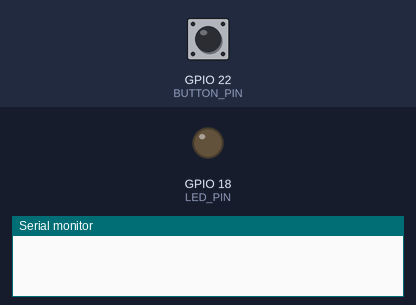
The sketch below on a simulated ESP32. Shown: output pins drawn as LEDs (lit = HIGH), the last lines printed to the serial monitor. Inputs (shaded band) come from the test bench; at power-on: GPIO 22 (BUTTON_PIN) HIGH.

Above: at 1.2 s.
1.3 s: GPIO 22 (BUTTON_PIN) pulled LOW for 0.15 s
At 1.37 s:
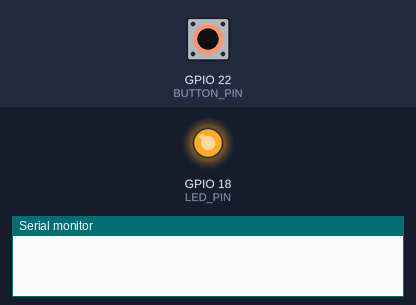
2.9 s: GPIO 22 (BUTTON_PIN) pulled LOW for 1 s
At 4.5 s:
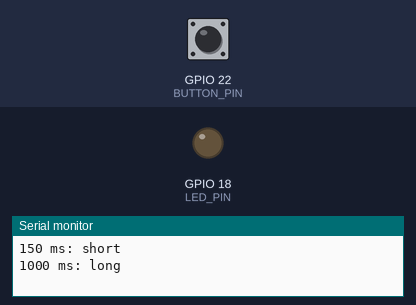
5.4 s: GPIO 22 (BUTTON_PIN) pulled LOW for 3.2 s
At 6.8 s:
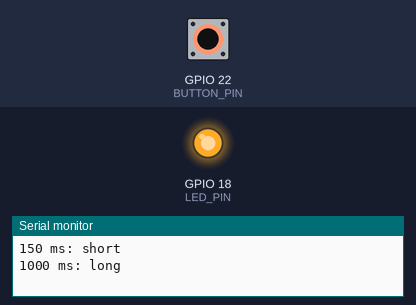
Timing chart, 0 to 10.1 s (numbered marks = the images above; inputs shaded):
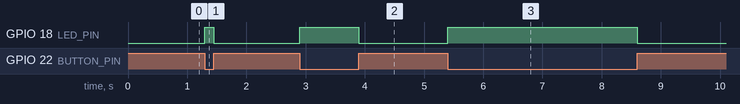

The sketch:

press_time.ino
```cpp
// ESP32 From Zero - Episode 9 (mini project 1): how long was the button held?
// Button on GPIO 22, yellow LED on GPIO 18.
// What it does: the yellow LED is on while you hold the button. When you let go, the Serial Monitor
// prints how long you held it, and whether that was a short press (< 250 ms) or a long one.
// The trick is a parking ticket: remember the time of the press (pressStart);
// at the release, now - pressStart is how long it was held.

const int BUTTON_PIN = 22;
const int LED_PIN = 18;

int lastButton = HIGH;
unsigned long lastChange = 0;
unsigned long pressStart = 0;  // when the button went down

void setup() {
  pinMode(BUTTON_PIN, INPUT_PULLUP);
  pinMode(LED_PIN, OUTPUT);
  Serial.begin(115200);
}

void loop() {
  unsigned long now = millis();
  int b = digitalRead(BUTTON_PIN);

  if (b != lastButton && now - lastChange >= 50) {
    lastChange = now;
    lastButton = b;
    if (b == LOW) {                        // pressed: stamp the ticket
      pressStart = now;
      digitalWrite(LED_PIN, HIGH);
    } else {                               // released: how long was it?
      digitalWrite(LED_PIN, LOW);
      unsigned long held = now - pressStart;
      Serial.print(held);
      Serial.print(" ms: ");
      if (held < 250) {
        Serial.println("short");
      } else {
        Serial.println("long");
      }
    }
  }
}
```

Measured:
- after the input at 1.3 s, GPIO 18 (LED_PIN): LOW → HIGH at once, → LOW 0.15 s later
- after the input at 2.9 s, GPIO 18 (LED_PIN): LOW → HIGH at once, → LOW 1.0 s later
- after the input at 5.4 s, GPIO 18 (LED_PIN): LOW → HIGH at once, → LOW 3.2 s later
